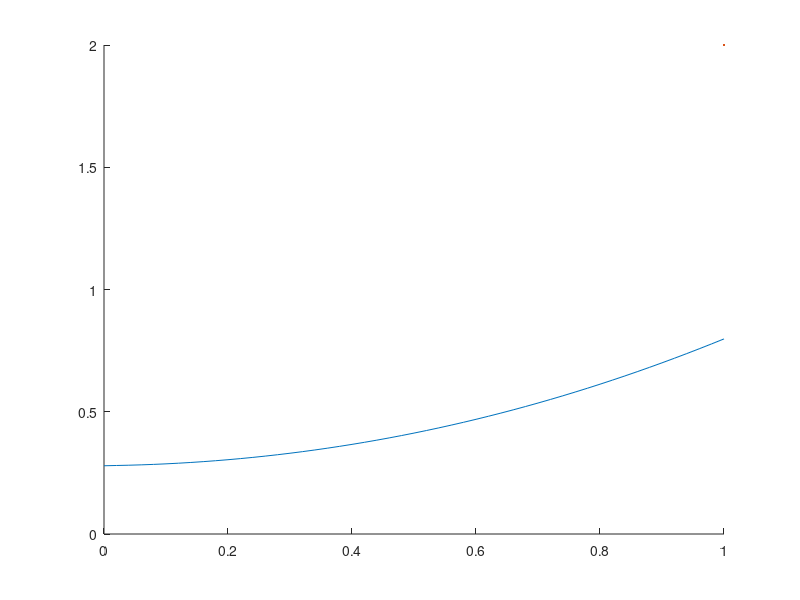

The MATLAB script that drew this image:
% solution of the equation (dc/dt) = D*(d^2c/dr^2) + (2*D/r)*(dc/dr) , 0<r<1
% dc/dx = 0 at x = 0 and dc/dx = k at x = 1;

clear;
clc;
close all ;

a = 0;
b = 1;
c1 = 0;
c2 = 1;
n = 51;
k = 1;

h = (b-a)/(n-1) ;
dt = 0.0002;
r_arr = a:h:b ;

L_c = 1e-6;
D_c = 1e-12;
T_c = (L_c^2)/D_c ;
D = 1;
total_iterations = 0.1/dt ;


C = zeros(n, 1);
C_transient = zeros(total_iterations, n) ;



for iter=1:total_iterations
    for i = 1:n
        r = a + (i-1)*h ;
        if i == 1
            C(i) = C(i) + D*dt*2*(C(i+1) - C(i))/(h^2) ;
        elseif i == n
            C(i) = C(i) + D*dt*2*( h*k - C(i) + C(i-1) )/(h^2) + 2*D*dt*k/r ;
        else
            C(i) = C(i) + dt*D*(C(i+1) - 2*C(i) + C(i-1))/(h^2) + 2*dt*D*(C(i+1) - C(i-1))/(2*r*h) ;
        end

         C_transient(iter, :) = C ;
    end
    
%     plot(r_arr, C, linewidth=2);
%     ylim([0, 3.5])
%     pause(0.2);

end

hold on
plot(r_arr, C, linewidth=2);




